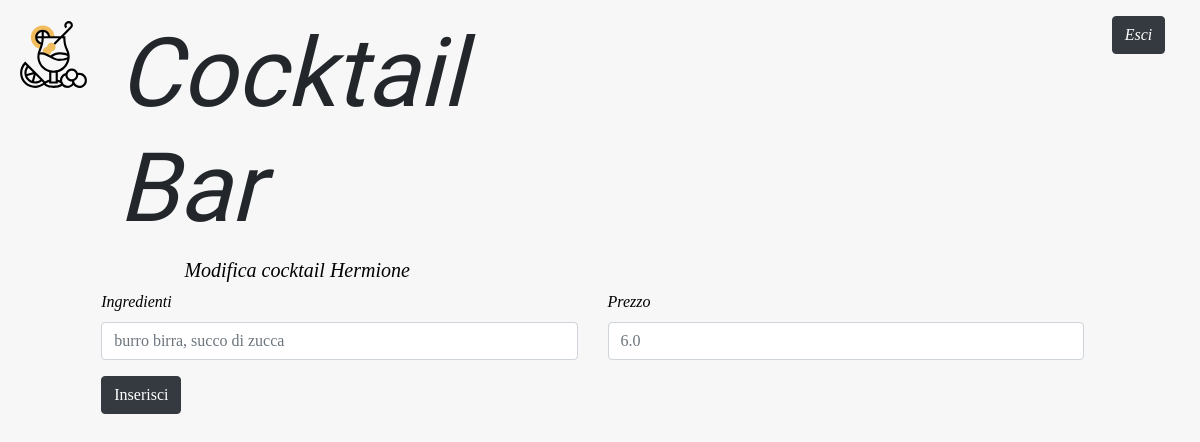
The app's page /modifica-cocktail/11/, older data.
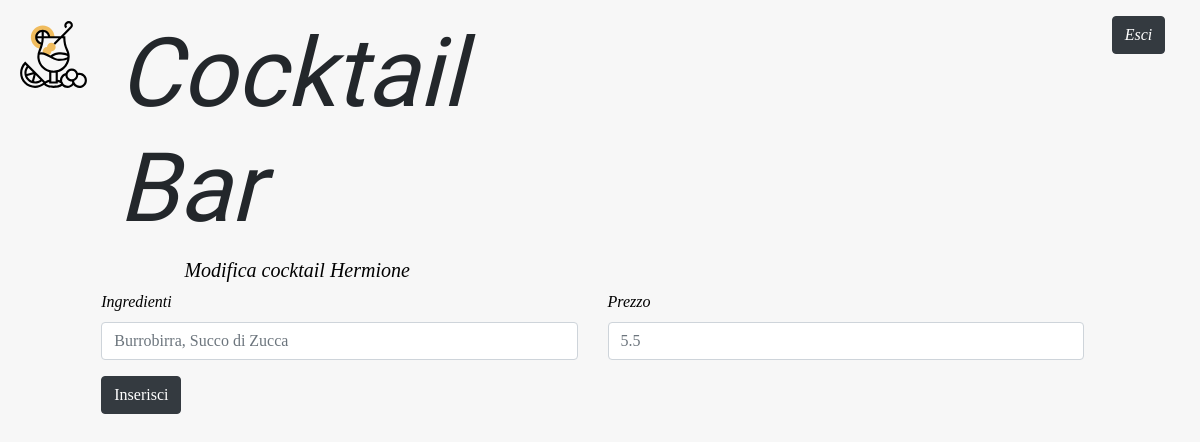
The same page, newer data.
### bar/models.py (models this page shows, shortened)
class Cocktail(models.Model):
    id = models.BigAutoField(primary_key=True)
    nome = models.CharField(max_length=100)
    ingredienti = models.TextField()  # This field type is a guess.
    prezzo = models.FloatField()
    class Meta:
        db_table = 'Cocktail'

### bar/views.py (the view)
# urls.py: path('modifica-cocktail/<int:cocktail_id>/', views.goToModificaCocktail, name='goToModificaCocktail'),
def goToModificaCocktail(request, cocktail_id):
    c = Cocktail.objects.get(id=cocktail_id)
    return render(request, 'bar/modifica-cocktail.html', {'cocktail': c})

### bar/templates/bar/modifica-cocktail.html (shortened to what this page needs)
<!DOCTYPE html>
<html lang="it">
<head>
    {% load static %}
    <link rel="stylesheet" href="{% static 'bar/bootstrap/css/bootstrap.css' %}">
    <link rel="stylesheet" href="https://cdnjs.cloudflare.com/ajax/libs/font-awesome/4.7.0/css/font-awesome.min.css">
    <link rel="stylesheet" href="{% static 'bar/css/style.css' %}">
    <link rel="stylesheet" href="{% static 'bar/css/modifica-avvenuta.css' %}">
</head>
<body>
    <header>
        <div class="container-header mt-3">
            <div class="row m-1">
                <div class="col-1">
                    <img src="../../static/bar/imgs/cocktail.svg" alt="bicchiere da cocktail" class="logo-glass">
                </div>
                <div class="col-5">
                    <h1 class="title-header">Cocktail Bar</h1>
                </div>
                <div class="col-6">
                    <div class="row justify-content-end">
                        <div class="offset-8 col-2">
                            <a class="btn btn-dark" href="{% url 'logout' %}">Esci</a>
                        </div>
                    </div>
                </div>
            </div>
        </div>
    </header>
    <form method="post" action="{% url 'modifica-cocktail' cocktail.id %}">
        <div class="row justify-content-center">
            <div class="col-10">
                <div class="row justify-content-center">
                    <div class="col-10">
                        <h5>Modifica cocktail {{ cocktail.nome }}</h5>
                    </div>
                </div>
                <div class="row">
                    <div class="form-group col-6">
                        <label for="inputIngredienti">Ingredienti</label>
                        <input type="text" class="form-control" id="inputIngredienti" placeholder="{{cocktail.ingredienti}}" name="ingredienti">
                    </div>
                    <div class="form-group col-6">
                        <label for="inputPrezzo">Prezzo</label>
                        <input type="prezzo" class="form-control" id="inputPrezzo" placeholder="{{cocktail.prezzo}}" name="prezzo">
                    </div>
                </div>
                <div class="row">
                    <div class="col-6">
                        <button type="submit" class="btn btn-dark">Inserisci</button>
                    </div>
                </div>
            </div>
        </div>
    </form>
</body>
</html>

Row changes from the older to the newer data that the page shows:
changed Cocktail "Hermione": ingredienti "burro birra, succo di zucca" → "Burrobirra, Succo di Zucca"; prezzo "6.0" → "5.5"
